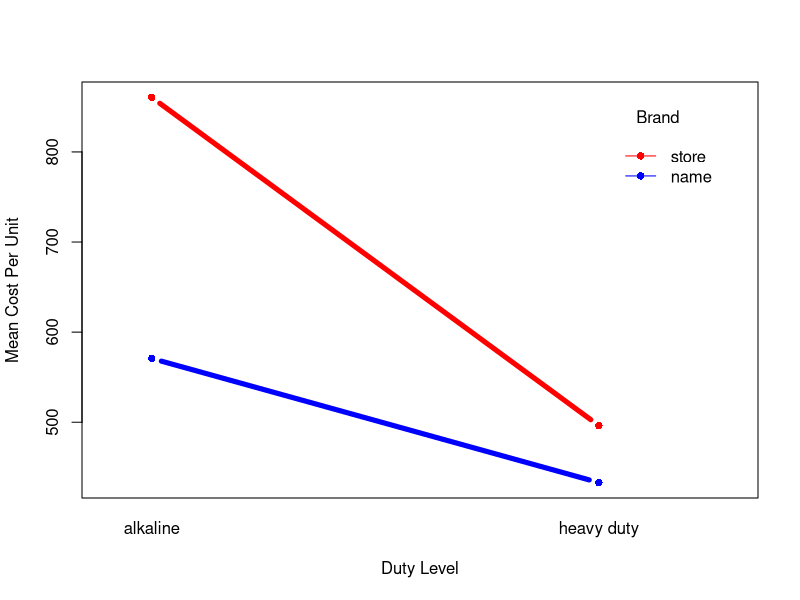

Source code (R):
## ---- chunk 1
#load libraries
library(dplyr)
library(emmeans)

typevector <- c(1, 2, 1, 4, 1, 1, 2, 3, 4, 2, 2, 3, 4, 3, 4, 3)

data <- data.frame(Type = factor(x = typevector, 
                                    levels = c(1, 2, 3, 4), 
                                    labels = c("alkaline, name brand",
                                                    "alkaline, store brand", 
                                                    "heavy duty, name brand", 
                                                    "heavy duty, store brand")
                                    ),
                  Time = c(602, 863, 529, 235, 534, 585, 743, 232, 282, 773, 840, 
                           255, 238, 200, 228, 215),
                  Cost = c(0.985, 0.935, 0.985, 0.495, 0.985, 0.985, 0.935, 0.520, 
                           0.495, 0.935, 0.935, 0.520, 0.495, 0.520, 0.495, 0.520),
                  CostPerUnit = c(611, 923, 537, 476, 542, 593, 794, 445, 569, 827,
                                  898, 490, 480, 384, 460, 413),
                  Order = seq(from = 1, to = 16, by = 1)
                  )
data <- data |>
                      mutate(Duty = case_when(
                        Type %in% c("alkaline, name brand", 
                                    "alkaline, store brand") ~ "alkaline",
                        Type %in% c("heavy duty, name brand", 
                                    "heavy duty, store brand") ~ "heavy duty",
                        TRUE ~ NA_character_),
                        Brand = case_when(
                          Type %in% c("alkaline, name brand", 
                                      "heavy duty, name brand") ~ "name",
                          Type %in% c("alkaline, store brand", 
                                      "heavy duty, store brand") ~ "store",
                          TRUE ~ NA_character_)
                          )
data
## ---- chunk 2
# Use aggregate to calculate the average value of Life Per Unit Cost for each of 
# the four treatment combinations
means <- result <- aggregate(CostPerUnit ~ Type + Brand, 
                             data = data, 
                             FUN = mean)
means
## ---- chunk 3
# Use interaction.plot to create an interaction plot with Duty on the x-axis 
# and two lines, one for each Brand
interaction.plot(
  x.factor     = data$Duty,        # Variable on the X-axis
  trace.factor = data$Brand,       # Variable that creates the separate lines
  response     = data$CostPerUnit,       # Numeric dependent variable (Y-axis)
  fun          = mean,           # Summary statistic to plot (default is mean)
  type         = "b",            # "b" plots both points and lines
  col          = c("blue", "red", "limegreen"), # Colors for the two Brand lines
  pch          = c(16, 16, 16),      # Point symbols for the lines
  lty          = 1,              # Line type (solid)
  lwd          = 5,              # Line width
  xlab         = "Duty Level",   # X-axis label
  ylab         = "Mean Cost Per Unit",   # Y-axis label
  trace.label  = "Brand"         # Title for the legend box
)
## ---- chunk 4
# Duty Simple Effect 
DutySimple <- means$CostPerUnit[1] - means$CostPerUnit[3]
DutySimple

# Brand Simple Effect
BrandSimple <- means$CostPerUnit[2] - means$CostPerUnit[4]
BrandSimple
## ---- chunk 5
# Duty Main effect
DutyMain <- (1/2) * means$CostPerUnit[1] + (1/2) * means$CostPerUnit[2] - (1/2) *means$CostPerUnit[3] - (1/2) *means$CostPerUnit[4]
DutyMain
## ---- chunk 6
# Use aov()  to fit the effects model with the response “Life per unit cost.” Use 
# emmeans and contrast to verify your estimates from problems 5 and 7.
# Fit the two-factor effects model with interaction
battery_model <- aov(CostPerUnit ~ Duty * Brand, data = data)

# Extract Estimated Marginal Means (Cell Means / Problem 5)
cell_means <- emmeans(battery_model, ~ Duty * Brand)
cell_means
# The estimates are nearly identicaly and very due to rounding.

# Verify the Main Effect of Duty (Problem 7 Contrast)
# This uses the specific weights [0.5, 0.5, -0.5, -0.5] we defined earlier
duty_contrast <- contrast(cell_means, method = list(
  "Main Effect of Duty" = c(0.5, 0.5, -0.5, -0.5)
))
duty_contrast

# The Contrast results in nearly the same estimate for the main effect.
## ---- chunk 7
# Use aov and anova to fit the factorial effects model with the response “Life per # unit cost” and produce overall tests for the two main effects and the interaction
# effects.
anova(battery_model)
